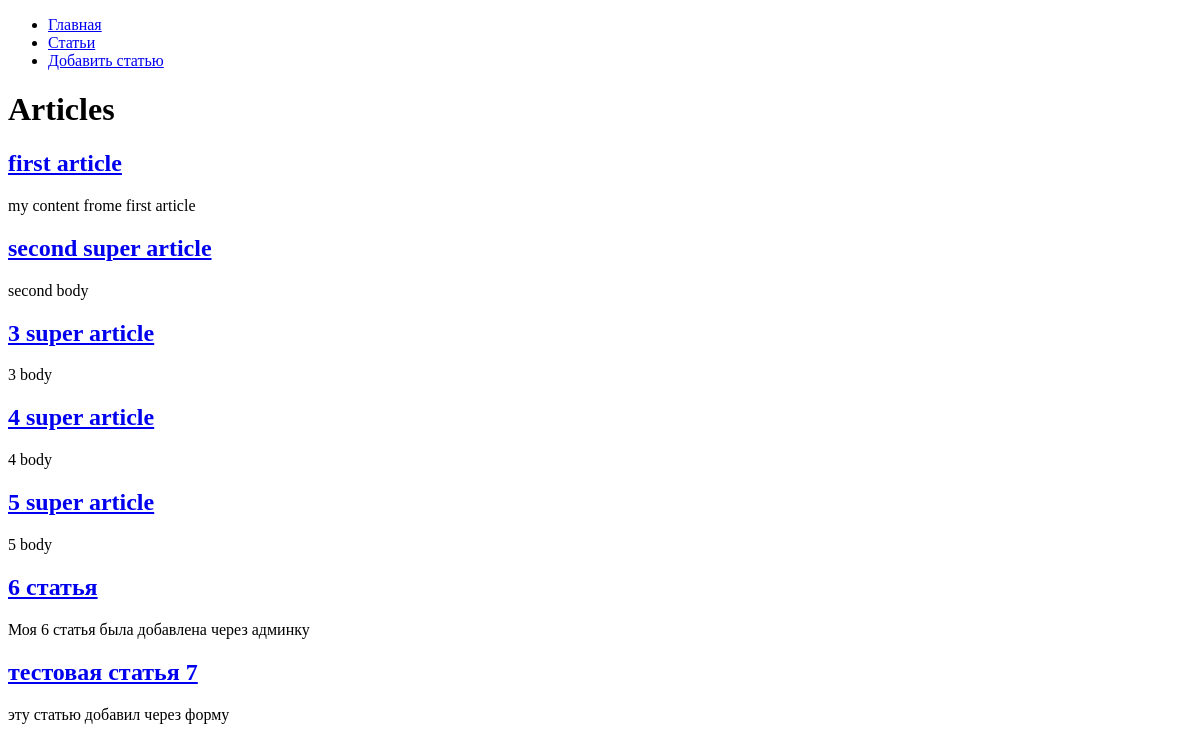
The page /articles/ on the database as committed earlier.
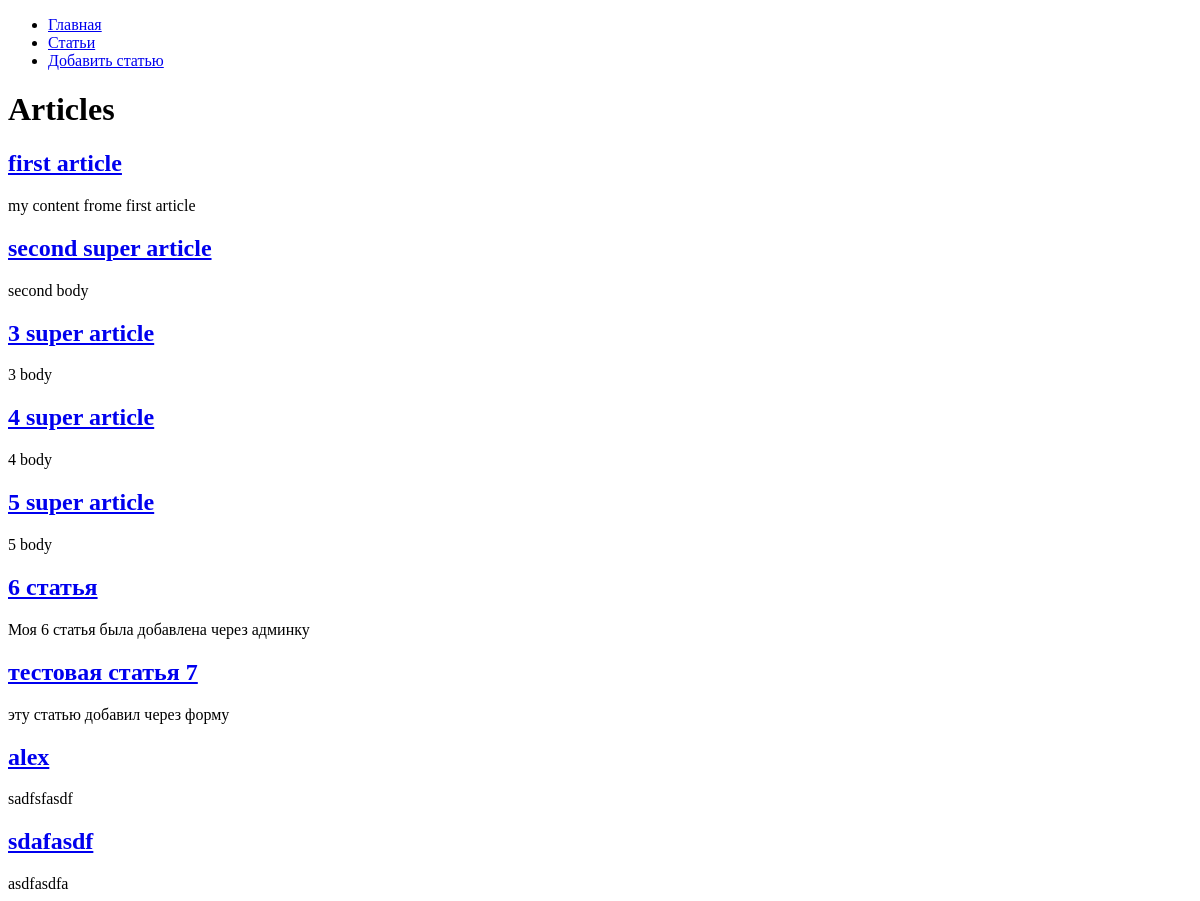
The same page on the database as committed later.
### hexlet_django_blog/article/models.py (models this page shows, shortened)
class Article(models.Model):
    name = models.CharField(max_length=200)  # название статьи
    body = models.TextField()  # тело статьи
    created_at = models.DateTimeField(auto_now_add=True)
    updated_at = models.DateTimeField(auto_now=True)

### hexlet_django_blog/article/views.py (the view)
# urls.py: path("", IndexView.as_view(), name='articles'),
class IndexView(View):
    def get(self, request, *args, **kwargs):
        articles = Article.objects.all()[:15]
        return render(
            request,
            "articles/index.html",
            context={
                "articles": articles,
            },
        )

### hexlet_django_blog/templates/articles/index.html (shortened to what this page needs)
{% extends "base.html" %}
{% block content %}
  {% if article_id %}
    <h1>Статья номер {{ article_id }}. Тег {{ tags }}</h1>
    <div>
      {{ body }}
    </div>
  {% else %}
    <h1>Articles</h1>
    {% for article in articles %}
      <h2><a href="{% url 'articles' %}{{ article.id }}">{{ article.name }}</a></h2>
      <div>{{ article.body|slice:":200" }}</div>
    {% endfor %}
  {% endif %}
{% endblock %}

Rows that differ between the two databases and show on the page:
added Article: name "alex", body "sadfsfasdf"
added Article: name "sdafasdf", body "asdfasdfa"
